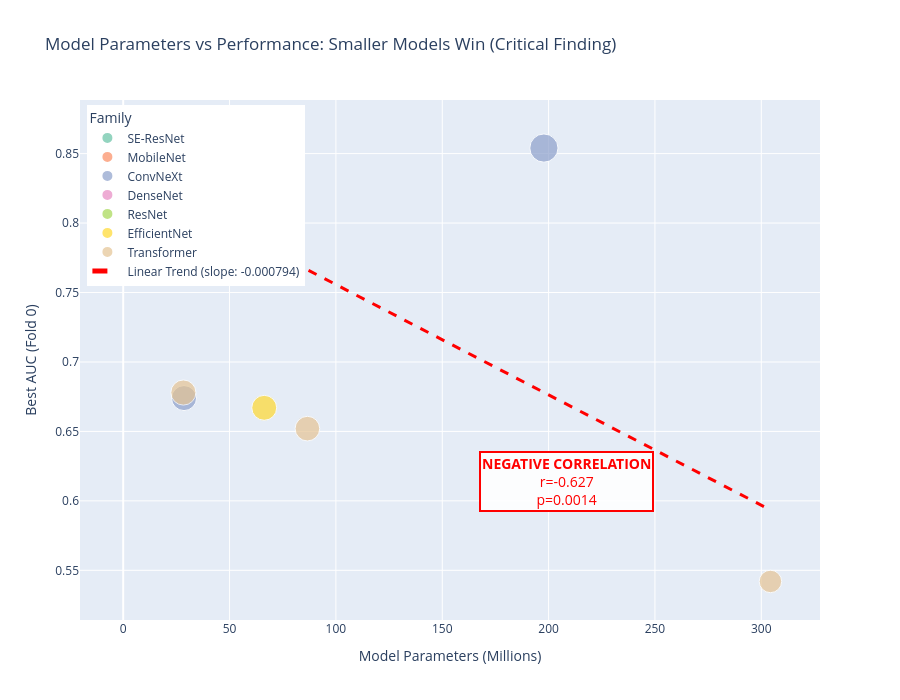

This figure's notebook cell:
### Markdown cell above
## 2. Model Size vs Performance Analysis

**Critical Finding**: Demonstrates inverse relationship between model capacity and performance on limited data.

### Code cell
# Scatter plot with regression line showing negative correlation
fig = px.scatter(
    df_arch,
    x='Parameters (M)',
    y='Best AUC',
    color='Family',
    size='Best AUC',
    hover_data=['Architecture', 'Average AUC', 'CV (%)'],
    title='Model Parameters vs Performance: Smaller Models Win (Critical Finding)',
    labels={'Parameters (M)': 'Model Parameters (Millions)', 'Best AUC': 'Best AUC (Fold 0)'},
    color_discrete_sequence=px.colors.qualitative.Set2,
    height=700
)

# Add linear regression trend line
X = df_arch['Parameters (M)'].values.reshape(-1, 1)
y = df_arch['Best AUC'].values
reg = LinearRegression().fit(X, y)
x_trend = np.linspace(df_arch['Parameters (M)'].min(), df_arch['Parameters (M)'].max(), 100)
y_trend = reg.predict(x_trend.reshape(-1, 1))

fig.add_trace(go.Scatter(
    x=x_trend,
    y=y_trend,
    mode='lines',
    name=f'Linear Trend (slope: {reg.coef_[0]:.6f})',
    line=dict(color='red', dash='dash', width=3)
))

# Add annotation highlighting the negative trend
fig.add_annotation(
    x=df_arch['Parameters (M)'].max() * 0.7,
    y=df_arch['Best AUC'].min() + 0.05,
    text=f"<b>NEGATIVE CORRELATION</b><br>r={stats.pearsonr(df_arch['Parameters (M)'], df_arch['Best AUC'])[0]:.3f}<br>p={stats.pearsonr(df_arch['Parameters (M)'], df_arch['Best AUC'])[1]:.4f}",
    showarrow=True,
    arrowhead=2,
    arrowsize=1,
    arrowwidth=2,
    arrowcolor="red",
    bgcolor="rgba(255,255,255,0.9)",
    bordercolor="red",
    borderwidth=2,
    font=dict(size=14, color="red")
)

fig.update_layout(
    font=dict(size=12),
    showlegend=True,
    hovermode='closest',
    legend=dict(yanchor="top", y=0.99, xanchor="left", x=0.01)
)

fig.show()

# Statistical analysis
correlation, p_value = stats.pearsonr(df_arch['Parameters (M)'], df_arch['Best AUC'])
spearman_corr, spearman_p = stats.spearmanr(df_arch['Parameters (M)'], df_arch['Best AUC'])

print(f"\n=== Statistical Analysis: Parameters vs AUC ===")
print(f"Pearson correlation: {correlation:.4f}")
print(f"P-value: {p_value:.4e}")
print(f"Spearman rank correlation: {spearman_corr:.4f}")
print(f"Spearman p-value: {spearman_p:.4e}")
print(f"Linear regression slope: {reg.coef_[0]:.6f} (AUC per million parameters)")
print(f"R-squared: {reg.score(X, y):.4f}")
print(f"\nInterpretation: {'STATISTICALLY SIGNIFICANT' if p_value < 0.05 else 'NOT SIGNIFICANT'} negative correlation")
print(f"For every 10M additional parameters, expect {reg.coef_[0]*10:.4f} decrease in AUC")

# Quantile analysis
print(f"\n=== Performance by Parameter Quantile ===")
df_arch['Param_Quantile'] = pd.qcut(df_arch['Parameters (M)'], q=4, labels=['Q1 (Smallest)', 'Q2', 'Q3', 'Q4 (Largest)'])
quantile_perf = df_arch.groupby('Param_Quantile')['Best AUC'].agg(['mean', 'std', 'count'])
display(quantile_perf)

print(f"\nSmallest quartile outperforms largest by: {(quantile_perf.loc['Q1 (Smallest)', 'mean'] - quantile_perf.loc['Q4 (Largest)', 'mean'])*100:.2f} percentage points")

### Figure 1 — Plotly figure (JSON) as saved in the notebook; plotly's stock layout.template omitted (floating-point values rounded to 4 significant figures)
{"data": [{"customdata": [["SE-ResNet18 Stable", 0.837, 2.569], ["SE-ResNet10", 0.8458, 1.49], ["SE-ResNet14", 0.8442, 1.54], ["SE-ResNet18", 0.8435, 1.375], ["SE-ResNet34", 0.8472, 0.6138], ["SE-ResNet50", 0.8298, 1.205], ["SE-ResNet101", 0.8145, 1.228]], "hovertemplate": "Family=SE-ResNet<br>Model Parameters (Millions)=%{x}<br>Best AUC (Fold 0)=%{marker.size}<br>Architecture=%{customdata[0]}<br>Average AUC=%{customdata[1]}<br>CV (%)=%{customdata[2]}<extra></extra>", "legendgroup": "SE-ResNet", "marker": {"color": "rgb(102,194,165)", "size": [0.8585, 0.8584, 0.8572, 0.8551, 0.855, 0.8398, 0.8245], "sizemode": "area", "sizeref": 0.002146, "symbol": "circle"}, "mode": "markers", "name": "SE-ResNet", "orientation": "v", "showlegend": true, "type": "scatter", "x": [11.7, 5.0, 8.0, 11.7, 21.8, 28.1, 49.3], "xaxis": "x", "y": [0.8585, 0.8584, 0.8572, 0.8551, 0.855, 0.8398, 0.8245], "yaxis": "y"}, {"customdata": [["MobileNetV4", 0.848, 0.7193]], "hovertemplate": "Family=MobileNet<br>Model Parameters (Millions)=%{x}<br>Best AUC (Fold 0)=%{marker.size}<br>Architecture=%{customdata[0]}<br>Average AUC=%{customdata[1]}<br>CV (%)=%{customdata[2]}<extra></extra>", "legendgroup": "MobileNet", "marker": {"color": "rgb(252,141,98)", "size": [0.8541], "sizemode": "area", "sizeref": 0.002146, "symbol": "circle"}, "mode": "markers", "name": "MobileNet", "orientation": "v", "showlegend": true, "type": "scatter", "x": [4.5], "xaxis": "x", "y": [0.8541], "yaxis": "y"}, {"customdata": [["ConvNeXt-Large (frozen)", 0.844, 1.185], ["ConvNeXt-Tiny", 0.664, 1.506]], "hovertemplate": "Family=ConvNeXt<br>Model Parameters (Millions)=%{x}<br>Best AUC (Fold 0)=%{marker.size}<br>Architecture=%{customdata[0]}<br>Average AUC=%{customdata[1]}<br>CV (%)=%{customdata[2]}<extra></extra>", "legendgroup": "ConvNeXt", "marker": {"color": "rgb(141,160,203)", "size": [0.854, 0.674], "sizemode": "area", "sizeref": 0.002146, "symbol": "circle"}, "mode": "markers", "name": "ConvNeXt", "orientation": "v", "showlegend": true, "type": "scatter", "x": [197.8, 28.6], "xaxis": "x", "y": [0.854, 0.674], "yaxis": "y"}, {"customdata": [["DenseNet-121", 0.8448, 0.7812], ["DenseNet-169", 0.8387, 1.192]], "hovertemplate": "Family=DenseNet<br>Model Parameters (Millions)=%{x}<br>Best AUC (Fold 0)=%{marker.size}<br>Architecture=%{customdata[0]}<br>Average AUC=%{customdata[1]}<br>CV (%)=%{customdata[2]}<extra></extra>", "legendgroup": "DenseNet", "marker": {"color": "rgb(231,138,195)", "size": [0.8514, 0.8487], "sizemode": "area", "sizeref": 0.002146, "symbol": "circle"}, "mode": "markers", "name": "DenseNet", "orientation": "v", "showlegend": true, "type": "scatter", "x": [8.0, 14.1], "xaxis": "x", "y": [0.8514, 0.8487], "yaxis": "y"}, {"customdata": [["ResNet-18", 0.8398, 1.191], ["ResNet-34", 0.8265, 1.21], ["ResNet-50", 0.8249, 1.212]], "hovertemplate": "Family=ResNet<br>Model Parameters (Millions)=%{x}<br>Best AUC (Fold 0)=%{marker.size}<br>Architecture=%{customdata[0]}<br>Average AUC=%{customdata[1]}<br>CV (%)=%{customdata[2]}<extra></extra>", "legendgroup": "ResNet", "marker": {"color": "rgb(166,216,84)", "size": [0.8498, 0.8365, 0.8349], "sizemode": "area", "sizeref": 0.002146, "symbol": "circle"}, "mode": "markers", "name": "ResNet", "orientation": "v", "showlegend": true, "type": "scatter", "x": [11.2, 21.3, 25.6], "xaxis": "x", "y": [0.8498, 0.8365, 0.8349], "yaxis": "y"}, {"customdata": [["EfficientNet-B0", 0.8356, 1.197], ["EfficientNet-B2", 0.8298, 1.205], ["EfficientNet-B3", 0.8212, 1.218], ["EfficientNet-B4", 0.8145, 1.228], ["EfficientNet-B7", 0.657, 1.522]], "hovertemplate": "Family=EfficientNet<br>Model Parameters (Millions)=%{x}<br>Best AUC (Fold 0)=%{marker.size}<br>Architecture=%{customdata[0]}<br>Average AUC=%{customdata[1]}<br>CV (%)=%{customdata[2]}<extra></extra>", "legendgroup": "EfficientNet", "marker": {"color": "rgb(255,217,47)", "size": [0.8456, 0.8398, 0.8312, 0.8245, 0.667], "sizemode": "area", "sizeref": 0.002146, "symbol": "circle"}, "mode": "markers", "name": "EfficientNet", "orientation": "v", "showlegend": true, "type": "scatter", "x": [5.3, 9.1, 12.2, 19.3, 66.3], "xaxis": "x", "y": [0.8456, 0.8398, 0.8312, 0.8245, 0.667], "yaxis": "y"}, {"customdata": [["Swin-Tiny", 0.668, 1.497], ["ViT-Base", 0.642, 1.558], ["ViT-Large", 0.532, 1.88]], "hovertemplate": "Family=Transformer<br>Model Parameters (Millions)=%{x}<br>Best AUC (Fold 0)=%{marker.size}<br>Architecture=%{customdata[0]}<br>Average AUC=%{customdata[1]}<br>CV (%)=%{customdata[2]}<extra></extra>", "legendgroup": "Transformer", "marker": {"color": "rgb(229,196,148)", "size": [0.678, 0.652, 0.542], "sizemode": "area", "sizeref": 0.002146, "symbol": "circle"}, "mode": "markers", "name": "Transformer", "orientation": "v", "showlegend": true, "type": "scatter", "x": [28.3, 86.6, 304.3], "xaxis": "x", "y": [0.678, 0.652, 0.542], "yaxis": "y"}, {"line": {"color": "red", "dash": "dash", "width": 3}, "mode": "lines", "name": "Linear Trend (slope: -0.000794)", "type": "scatter", "x": [4.5, 7.528, 10.56, 13.58, 16.61, 19.64, 22.67, 25.7, 28.73, 31.75, 34.78, 37.81, 40.84, 43.87, 46.9, 49.92, 52.95, 55.98, 59.01, 62.04, 65.07, 68.09, 71.12, 74.15, 77.18, 80.21, 83.24, 86.26, 89.29, 92.32, 95.35, 98.38, 101.4, 104.4, 107.5, 110.5, 113.5, 116.5, 119.6, 122.6, 125.6, 128.7, 131.7, 134.7, 137.7, 140.8, 143.8, 146.8, 149.9, 152.9, 155.9, 158.9, 162.0, 165.0, 168.0, 171.1, 174.1, 177.1, 180.1, 183.2, 186.2, 189.2, 192.3, 195.3, 198.3, 201.3, 204.4, 207.4, 210.4, 213.5, 216.5, 219.5, 222.5, 225.6, 228.6, 231.6, 234.6, 237.7, 240.7, 243.7, 246.8, 249.8, 252.8, 255.8, 258.9, 261.9, 264.9, 268.0, 271.0, 274.0, 277.0, 280.1, 283.1, 286.1, 289.2, 292.2, 295.2, 298.2, 301.3, 304.3], "y": [0.8316, 0.8292, 0.8268, 0.8244, 0.822, 0.8196, 0.8172, 0.8148, 0.8124, 0.8099, 0.8075, 0.8051, 0.8027, 0.8003, 0.7979, 0.7955, 0.7931, 0.7907, 0.7883, 0.7859, 0.7835, 0.7811, 0.7787, 0.7763, 0.7739, 0.7715, 0.7691, 0.7667, 0.7642, 0.7618, 0.7594, 0.757, 0.7546, 0.7522, 0.7498, 0.7474, 0.745, 0.7426, 0.7402, 0.7378, 0.7354, 0.733, 0.7306, 0.7282, 0.7258, 0.7234, 0.721, 0.7185, 0.7161, 0.7137, 0.7113, 0.7089, 0.7065, 0.7041, 0.7017, 0.6993, 0.6969, 0.6945, 0.6921, 0.6897, 0.6873, 0.6849, 0.6825, 0.6801, 0.6777, 0.6753, 0.6728, 0.6704, 0.668, 0.6656, 0.6632, 0.6608, 0.6584, 0.656, 0.6536, 0.6512, 0.6488, 0.6464, 0.644, 0.6416, 0.6392, 0.6368, 0.6344, 0.632, 0.6296, 0.6272, 0.6247, 0.6223, 0.6199, 0.6175, 0.6151, 0.6127, 0.6103, 0.6079, 0.6055, 0.6031, 0.6007, 0.5983, 0.5959, 0.5935]}], "layout": {"annotations": [{"arrowcolor": "red", "arrowhead": 2, "arrowsize": 1, "arrowwidth": 2, "bgcolor": "rgba(255,255,255,0.9)", "bordercolor": "red", "borderwidth": 2, "font": {"color": "red", "size": 14}, "showarrow": true, "text": "<b>NEGATIVE CORRELATION</b><br>r=-0.627<br>p=0.0014", "x": 213.0, "y": 0.592}], "font": {"size": 12}, "height": 700, "hovermode": "closest", "legend": {"itemsizing": "constant", "title": {"text": "Family"}, "tracegroupgap": 0, "x": 0.01, "xanchor": "left", "y": 0.99, "yanchor": "top"}, "showlegend": true, "title": {"text": "Model Parameters vs Performance: Smaller Models Win (Critical Finding)"}, "xaxis": {"anchor": "y", "domain": [0.0, 1.0], "title": {"text": "Model Parameters (Millions)"}}, "yaxis": {"anchor": "x", "domain": [0.0, 1.0], "title": {"text": "Best AUC (Fold 0)"}}}}
